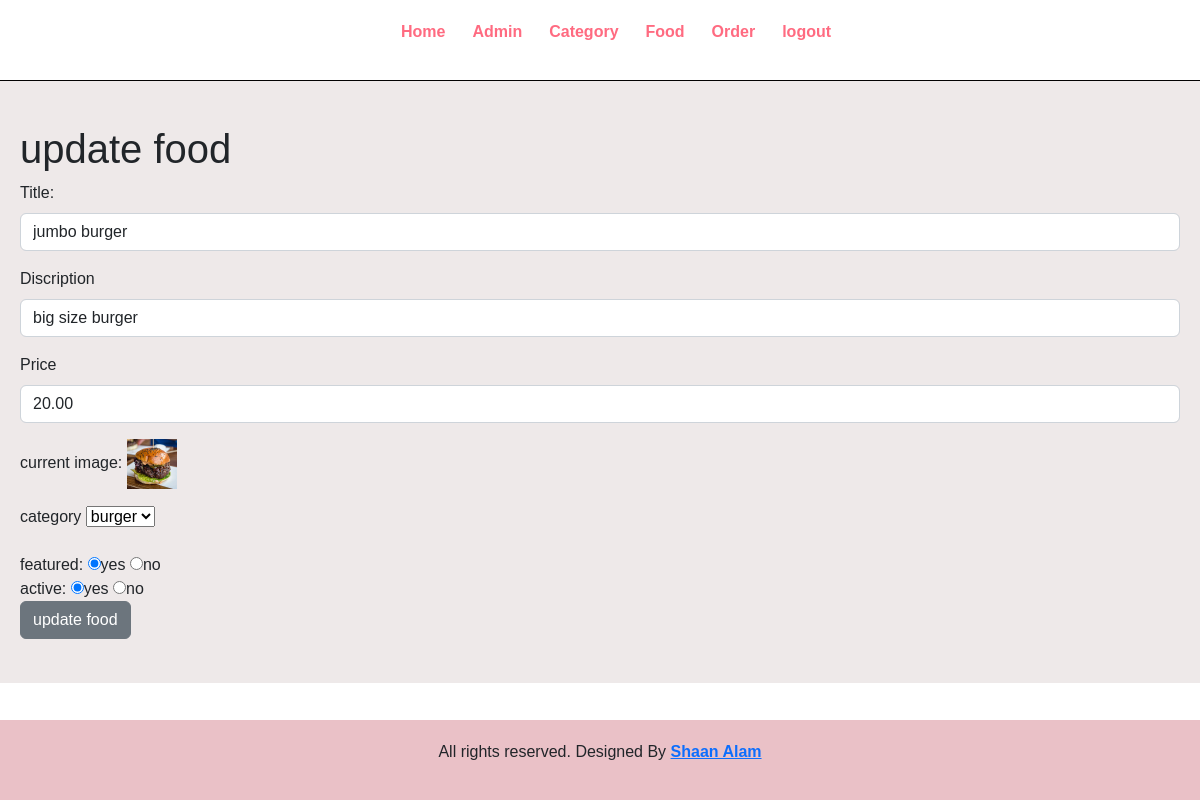
The page /admin/update-food.php?id=25 (signed in) on the database its author committed.
### tables this page shows
CREATE TABLE `food_tbl` (
  `id` int(10) UNSIGNED NOT NULL,
  `title` varchar(100) NOT NULL,
  `discription` varchar(255) NOT NULL,
  `price` decimal(10,2) NOT NULL,
  `image_name` varchar(255) NOT NULL,
  `category_id` int(10) UNSIGNED NOT NULL,
  `featured` varchar(10) NOT NULL,
  `active` varchar(10) NOT NULL
);

CREATE TABLE `category_tbl` (
  `id` int(10) UNSIGNED NOT NULL,
  `title` varchar(100) NOT NULL,
  `image_name` varchar(100) NOT NULL,
  `featured` varchar(10) NOT NULL,
  `active` varchar(10) NOT NULL
);

### admin/update-food.php (the view, shortened to what this page needs)
<?php include('partials/menu.php') ?>
<div class="main-content">
    <div class="wrapper">
<h1>update food</h1>
<?php
if(isset($_GET['id']))
{
    $id = $_GET['id'];
     $sql3 = "SELECT * FROM food_tbl WHERE id=$id";
     $res3 = mysqli_query($con,$sql3);
     $row3 = mysqli_fetch_assoc($res3);
        $title = $row3['title'];
        $discription = $row3['discription'];
        $price = $row3['price'];
        $current_image = $row3['image_name'];
        $current_category = $row3['category_id'];
        $featured = $row3['featured'];
        $active = $row3['active'];
}
else
{
    header("location:".'http://localhost/TY-PROJECT/admin/manage-food.php');
}
?>
<form  action="" method="POST" enctype="multipart/form-data">
        <div class="mb-3">
            <label class="form-label">Title:</label>
            <input type="text" class="form-control" name="title" value="<?php echo $title; ?>"  >
        </div>
        <div class="mb-3">
            <label class="form-label">Discription</label>
            <input type="text" class="form-control" name="discription" value="<?php echo $discription; ?>"  >
        </div>
        <div class="mb-3">
            <label class="form-label">Price</label>
            <input type="number" class="form-control" name="price" value="<?php echo $price; ?>"  >
        </div>
        <div class="mb-3">
            <label class="form-label" name="image_name">current image:</label>
            <?php
            if($current_image !="")
            {
                ?>
                <img src="http://localhost/TY-PROJECT/images/food/<?php echo $current_image; ?>" width="50px">
                <?php
            }
            ?>
        </div>
        <div class="mb-3">
            <label class="form-label">category</label>
            <select name="category">
            <?php
                $sql="SELECT * FROM category_tbl WHERE active='yes'";
                $res= mysqli_query($con,$sql);
                $count = mysqli_num_rows($res);
                if($count>0)
                {
                    while($row=mysqli_fetch_assoc($res))
                    {
                        $category_title = $row['title'];
                        $category_id = $row['id'];
                        ?>
                        <option <?php if($current_category==$category_id){echo "selected";} ?> value="<?php echo $category_id;?>"><?php echo $category_title;?></option>
                        <?php
                    }
                }
                else
                {
                    ?>
                    <option value="0">no categories found</option>
                    <?php
                }
            ?>
            </select>
        </div>
        <div  class="featured">
        featured:
        <input <?php if($featured=="yes"){echo "checked";} ?> type="radio" name="featured" value="yes">yes
        <input <?php if($featured=="no"){echo "checked";} ?> type="radio" name="featured" value="No">no
        </div>
        <div class="active">
        active:
        <input <?php if($active=="yes"){echo "checked";} ?> type="radio" name="active" value="yes">yes
        <input <?php if($active=="no"){echo "checked";} ?> type="radio" name="active" value="No">no
        </div>
        <input type="submit" class="btn btn-secondary" name="submit" value="update food">
        </form>
    </div>
</div>
<?php include('partials/footer.php') ?>

### css/main.css (style rules this page uses)
* { margin: 0; padding: 0; font-family: Arial, Helvetica, sans-serif; }
.wrapper { padding: 20px; width: 100%; margin: 0 auto; }
.main-content { background-color: rgb(238, 233, 233); padding: 2% 0; }

### rows shown on the page
food_tbl: title "jumbo burger", discription "big size burger", price "20.00", image_name (picture), category "burger", featured "☑", active "☑"
